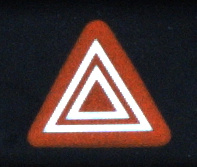
#> input picture photos/good-image.jpg, 197 x 167 px, found by its file name
$ python task_1.py
#> lines starting #> are read from the running program, lines starting #| are printed output that depends on the picture; after the words box and inside, x2 and y2 are one past the last pixel; in counts of white or black regions, pixels touching at a corner belong together
import cv2 as cv
import numpy as np


# Load images in grayscale for processing
good_image = cv.imread('photos/good-image.jpg', cv.IMREAD_GRAYSCALE)
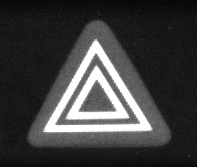
#> good_image: shape (167, 197); min 2, max 255, mean 62.5
bad_image = cv.imread('photos/bad-image.jpg', cv.IMREAD_GRAYSCALE)
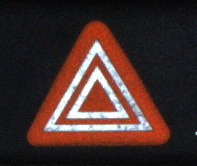
#> input picture photos/bad-image.jpg, 197 x 166 px, found by its file name
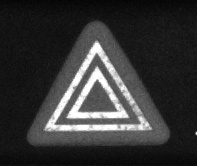
#> bad_image: shape (166, 197); min 3, max 255, mean 53.4

# Check if images are loaded properly
if good_image is None or bad_image is None:
    print("Error: Could not load images. Check file paths.")
    exit()

#Detect edges using Canny edge detector
# Canny edge detection is used for finding edges based on gradients.
# Arguments:
# - Image: Input grayscale image
# - Threshold1: Lower threshold for gradient strength
# - Threshold2: Upper threshold for gradient strength
# Apply binary threshold to convert the image into a binary image
#ret_1, threshold_1 = cv.threshold(good_image, 150, 255, cv.THRESH_BINARY)
#ret_2, threshold_2 = cv.threshold(bad_image, 150, 255, cv.THRESH_BINARY)

#Gaussian blur
#good_blur = cv.GaussianBlur(good_image, (5,5),0, cv.BORDER_DEFAULT)
#bad_blur = cv.GaussianBlur(bad_image, (5,5),0, cv.BORDER_DEFAULT)

#Bialateral blur
#good_blur= cv.bilateralFilter(good_image, 10, 25, 20)
#bad_blur= cv.bilateralFilter(bad_image, 10, 25, 20)
#median blur
good_blur= cv.medianBlur(good_image, 5)
#median blur
bad_blur= cv.medianBlur(bad_image, 5)

good_edges = cv.Canny(good_blur, 50, 150)
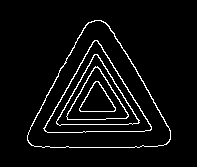
#> good_edges: shape (167, 197); 4.8% white in thin lines or dots, all inside (x1, y1, x2, y2) = (27, 20, 171, 148)
bad_edges = cv.Canny(bad_blur, 69, 160)
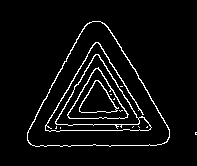
#> bad_edges: shape (166, 197); 4.9% white in thin lines or dots, all inside (x1, y1, x2, y2) = (27, 21, 197, 147)

#Find contours of the edges
# Contours are the boundaries of the object detected.
# Arguments:
# - Image: Input binary image (e.g., edges from Canny)
# - Retrieval mode: cv.RETR_EXTERNAL to retrieve only the outermost contour
# - Approximation method: cv.CHAIN_APPROX_SIMPLE reduces the points in contours
contours_good, _ = cv.findContours(good_edges, cv.RETR_EXTERNAL, cv.CHAIN_APPROX_NONE)
#> contours_good = 1 contour; box (x1, y1, x2, y2) and area: (27, 20, 171, 148) 11174
contours_bad, _ = cv.findContours(bad_edges, cv.RETR_EXTERNAL, cv.CHAIN_APPROX_NONE)
#> contours_bad = 2 contours, 1 with area under 20; largest, box (x1, y1, x2, y2) and area: (27, 21, 170, 147) 10859

#Draw the contours on the original images
# Create copies of the original images for contour visualization
good_image_color = cv.cvtColor(good_image, cv.COLOR_GRAY2BGR)  # Convert to color for drawing
bad_image_color = cv.cvtColor(bad_image, cv.COLOR_GRAY2BGR)

# Draw contours
# Arguments:
# - Image: Input image
# - Contours: List of contours detected
# - Contour index: -1 means draw all contours
# - Color: Color for drawing (B, G, R)
# - Thickness: Thickness of the lines
cv.drawContours(good_image_color, contours_good, -1, (0, 255, 0), 1)
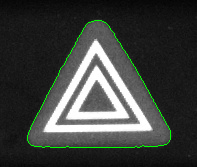
#> good_image_color: shape (167, 197, 3); mean B, G, R 61.9, 65, 61.9
cv.drawContours(bad_image_color, contours_bad, -1, (0, 255, 0), 1)
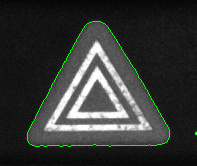
#> bad_image_color: shape (166, 197, 3); mean B, G, R 52.8, 56, 52.8

#Count the white pixels in the good image
# White pixels are defined as pixels with value 255 in a binary image
white_pixels_count = np.sum(good_image == 255)
#> white_pixels_count = 1200

# Display the results
print(f"Number of white pixels in the good image: {white_pixels_count}")
#| Number of white pixels in the good image: 1200

cv.imwrite('photos/contours_good_image.jpg', good_image_color)
cv.imwrite('photos/contours_bad_image.jpg', bad_image_color)

cv.imshow("Good Image", good_image_color)
cv.imshow("Bad Image", bad_image_color)
cv.waitKey(0)
cv.destroyAllWindows()
